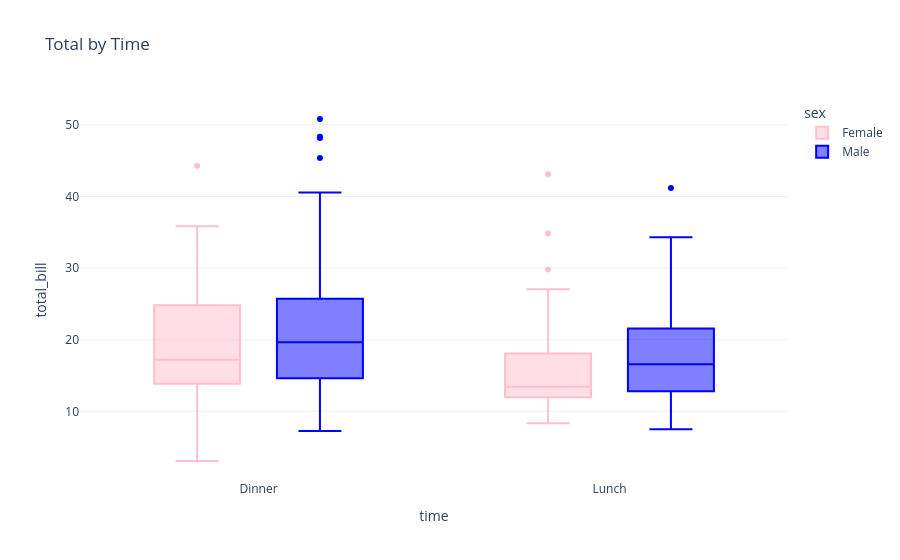

Notebook code for this chart:
### Markdown cell above
**Cambiamos el color de fondo de la gráfica**

### Code cell
import plotly.express as px

# Cargar el conjunto de datos 'tips'
df = px.data.tips()

# Crear el gráfico de caja con el template "plotly_dark"
fig = px.box(df, x="time", y="total_bill", title="Total by Time",
             color="sex",  # Cambiar el color según el género
             color_discrete_map={"Male": "blue", "Female": "pink"},  # Mapear los colores para cada categoría
             template="plotly_white")  # Aplicar el template "plotly_dark" para cambiar el color de fondo

# Mostrar el gráfico
fig.show()

### Figure 1 — Plotly figure (JSON) as saved in the notebook; plotly's stock layout.template omitted (floating-point values rounded to 4 significant figures; data arrays with more than 128 entries replaced by an {"elided": "..."} marker saying what was removed)
{"data": [{"alignmentgroup": "True", "hovertemplate": "sex=Female<br>time=%{x}<br>total_bill=%{y}<extra></extra>", "legendgroup": "Female", "marker": {"color": "pink"}, "name": "Female", "notched": false, "offsetgroup": "Female", "orientation": "v", "showlegend": true, "type": "box", "x": ["Dinner", "Dinner", "Dinner", "Dinner", "Dinner", "Dinner", "Dinner", "Dinner", "Dinner", "Dinner", "Dinner", "Dinner", "Dinner", "Dinner", "Dinner", "Dinner", "Dinner", "Dinner", "Dinner", "Dinner", "Dinner", "Lunch", "Lunch", "Dinner", "Dinner", "Dinner", "Dinner", "Dinner", "Dinner", "Dinner", "Dinner", "Dinner", "Dinner", "Dinner", "Dinner", "Lunch", "Lunch", "Lunch", "Lunch", "Lunch", "Lunch", "Lunch", "Lunch", "Lunch", "Lunch", "Lunch", "Lunch", "Lunch", "Lunch", "Lunch", "Lunch", "Lunch", "Lunch", "Lunch", "Lunch", "Lunch", "Lunch", "Dinner", "Dinner", "Dinner", "Dinner", "Dinner", "Dinner", "Dinner", "Dinner", "Dinner", "Dinner", "Lunch", "Lunch", "Lunch", "Lunch", "Lunch", "Lunch", "Lunch", "Dinner", "Dinner", "Dinner", "Dinner", "Dinner", "Lunch", "Lunch", "Lunch", "Lunch", "Dinner", "Dinner", "Dinner", "Dinner"], "x0": " ", "xaxis": "x", "y": [16.99, 24.59, 35.26, 14.83, 10.33, 16.97, 20.29, 15.77, 19.65, 15.06, 20.69, 16.93, 10.29, 34.81, 26.41, 16.45, 3.07, 17.07, 26.86, 25.28, 14.73, 10.07, 34.83, 5.75, 16.32, 22.75, 11.35, 15.38, 44.3, 22.42, 20.92, 14.31, 7.25, 25.71, 17.31, 10.65, 12.43, 24.08, 13.42, 12.48, 29.8, 14.52, 11.38, 20.27, 11.17, 12.26, 18.26, 8.51, 10.33, 14.15, 13.16, 17.47, 27.05, 16.43, 8.35, 18.64, 11.87, 29.85, 25, 13.39, 16.21, 17.51, 10.59, 10.63, 9.6, 20.9, 18.15, 19.81, 43.11, 13, 12.74, 13, 16.4, 16.47, 12.76, 13.27, 28.17, 12.9, 30.14, 13.42, 15.98, 16.27, 10.09, 22.12, 35.83, 27.18, 18.78], "y0": " ", "yaxis": "y"}, {"alignmentgroup": "True", "hovertemplate": "sex=Male<br>time=%{x}<br>total_bill=%{y}<extra></extra>", "legendgroup": "Male", "marker": {"color": "blue"}, "name": "Male", "notched": false, "offsetgroup": "Male", "orientation": "v", "showlegend": true, "type": "box", "x": {"elided": "157 str values"}, "x0": " ", "xaxis": "x", "y": {"elided": "157 float values"}, "y0": " ", "yaxis": "y"}], "layout": {"autosize": true, "boxmode": "group", "legend": {"title": {"text": "sex"}, "tracegroupgap": 0}, "title": {"text": "Total by Time"}, "xaxis": {"anchor": "y", "autorange": true, "domain": [0, 1], "range": [-0.5067, 1.507], "title": {"text": "time"}, "type": "category"}, "yaxis": {"anchor": "x", "autorange": true, "domain": [0, 1], "range": [0.4178, 53.46], "title": {"text": "total_bill"}, "type": "linear"}}}
